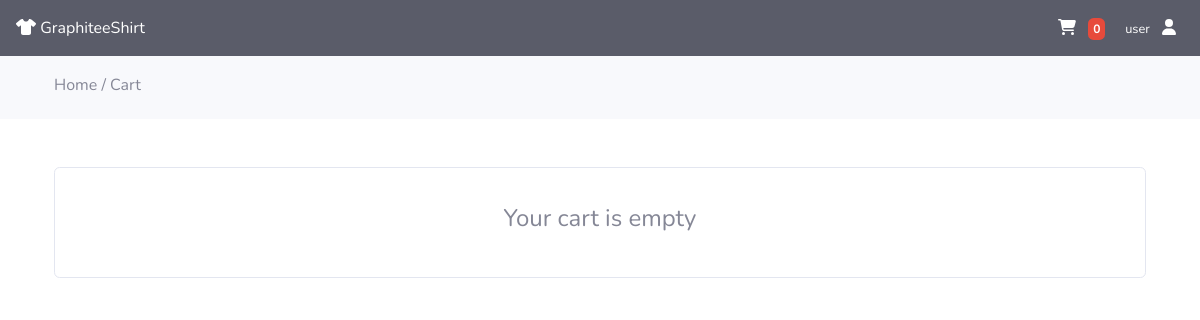
Page /cart.php (signed in) on the earlier database version.
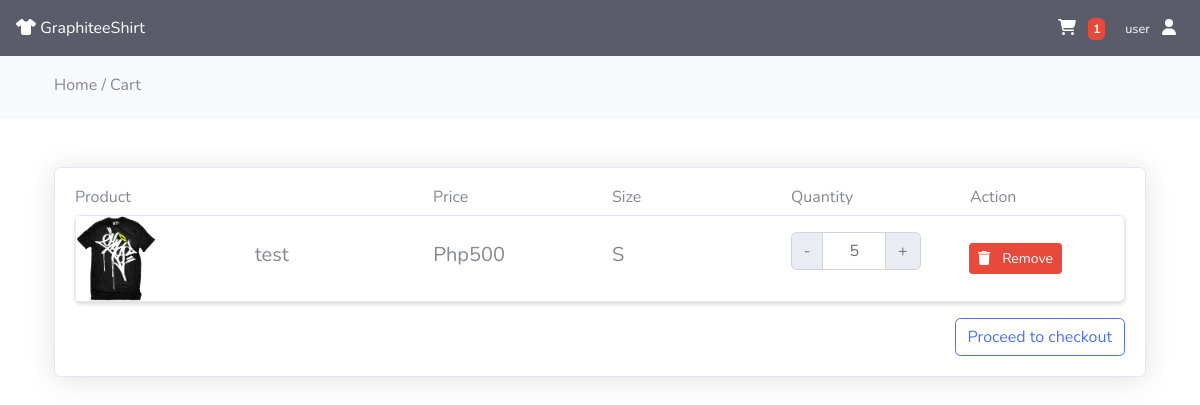
Same page on the later database version.
### tables this page shows
CREATE TABLE `carts` (
  `id` int(11) NOT NULL,
  `user_id` int(11) NOT NULL,
  `prod_id` int(11) NOT NULL,
  `prod_qty` int(11) NOT NULL,
  `created_at` timestamp NOT NULL DEFAULT current_timestamp(),
  `size` varchar(255) NOT NULL
);

CREATE TABLE `products` (
  `id` int(11) NOT NULL,
  `name` varchar(255) NOT NULL,
  `slug` varchar(255) NOT NULL,
  `image` varchar(255) NOT NULL,
  `description` text NOT NULL,
  `price` int(11) NOT NULL,
  `quantity` int(11) NOT NULL
);

### classes/connectiondb.php (called while the page is built, shortened)
<?php
class connection
{
    protected function connect()
    {
        try {
            $servername = "localhost";
            $username = "root";
            $password = "";
            $conn = new PDO("mysql:host=$servername;dbname=ooplogin", $username, $password);
            $conn->setAttribute(PDO::ATTR_ERRMODE, PDO::ERRMODE_EXCEPTION);
            return $conn;
        } catch (PDOException $e) {
            echo "Connection failed: " . $e->getMessage();
            die();
        }
    }
}

### classes/viewproductModel.php (called while the page is built, shortened)
<?php
class viewproducts extends connection
{
    function getcartItems()
    {
        $userId = $_SESSION['userid'];
        $sql = "SELECT c.id as cid, c.prod_id, c.prod_qty, c.size, p.id as pid, p.name, p.image, p.price FROM carts c, products p
        WHERE c.prod_id=p.id AND c.user_id='$userId' ORDER BY c.id DESC ";
        $stmt = $this->connect()->prepare($sql);
        $stmt->execute();
        return $stmt;
    }
    function cartCount($user_id)
    {
        $sql = "SELECT * FROM carts WHERE user_id=$user_id";
        $stmt = $this->connect()->prepare($sql);
        $stmt->execute();
        $count = $stmt->rowCount();
        return $count;
    }
}

### cart.php (the view, shortened to what the changed rows need)
<?php
if (!isset($_SESSION["userid"])) {
    $style = "style='display:none;'";
    $toggle = "";
} else {
    $style = "style='display:inline;'";
    include "classes/connectiondb.php";
    include "classes/viewproductModel.php";
    $count = new viewproducts();
    $cartCount = $count->cartCount($_SESSION["userid"]);
}
?>
<!DOCTYPE html>
<html lang="en">
<head>
    <link href="https://cdn.jsdelivr.net/npm/bootstrap@5.2.0/dist/css/bootstrap.min.css" rel="stylesheet">
    <link href="vendors/fontawesome-free/css/all.min.css" rel="stylesheet" type="text/css">
    <link href="dashboard/css/sb-admin-2.min.css" rel="stylesheet">
    <link href="vendors/datatables/dataTables.bootstrap4.min.css" rel="stylesheet">
    <link rel="stylesheet" href="https://cdnjs.cloudflare.com/ajax/libs/font-awesome/6.1.2/css/all.min.css">
    <link rel="stylesheet" href="//cdn.jsdelivr.net/npm/alertifyjs@1.13.1/build/css/alertify.min.css" />
</head>
<body>
    <nav class="navbar navbar-expand navbar-light bg-dark static-top ">
        <ul class="navbar-nav ml-auto">
            <li class="nav-item dropdown no-arrow mx-1">
                <a class="nav-link dropdown-toggle" href="cart.php" id="messagesDropdown" role="button" aria-haspopup="true" aria-expanded="false">
                    <i class="fa fa-shopping-cart me-2 text-white" <?php echo $style; ?>></i>
                    <span class="badge badge-danger badge-counter" <?php echo $style; ?>><?php echo $cartCount; ?></span>
                </a>
            </li>
        </ul>
    </nav>
    <div class="row">
        <div class="py-5">
            <div class="container">
                <div id="myCart">
                    <?php
                    $viewCart = new viewproducts();
                    $cart = $viewCart->getcartItems();
                    if ($cart->rowCount() > 0) {
                    ?>
                        <div class="card card-body shadow">
                            <div class="row">
                                <div class="col-md-12">
                                    <div class="row align-items-center">
                                        <div class="col-md-4">
                                            <h6>Product</h6>
                                        </div>
                                        <div class="col-md-2">
                                            <h6>Price</h6>
                                        </div>
                                        <div class="col-md-2">
                                            <h6>Size</h6>
                                        </div>
                                        <div class="col-md-2">
                                            <h6>Quantity</h6>
                                        </div>
                                        <div class="col-md-2">
                                            <h6>Action</h6>
                                        </div>
                                    </div>
                                    <div id="">
                                        <?php
                                        foreach ($cart as $items) {
                                        ?>
                                            <div class="card product_data shadow-sm mb-3">
                                                <div class="row align-items-center">
                                                    <div class="col-md-2">
                                                        <img src="uploads/<?= $items['image']; ?>" alt="Image" width="80px">
                                                    </div>
                                                    <div class="col-md-2">
                                                        <h5><?= $items['name']; ?></h5>
                                                    </div>
                                                    <div class="col-md-2">
                                                        <h5>Php<?= $items['price']; ?></h5>
                                                    </div>
                                                    <div class="col-md-2">
                                                        <h5><?= $items['size']; ?></h5>
                                                    </div>
                                                    <div class="col-md-2">
                                                        <div class="input-group mb-3" style="width:130px">
                                                            <button class="input-group-text decerement_btn updateQty">-</button>
                                                            <input type="text" class="form-control text-center qty_input bg-white" disabled value="<?= $items['prod_qty']; ?>">
                                                            <button class="input-group-text increment_btn updateQty">+</button>
                                                        </div>
                                                    </div>
                                                    <div class="col-md-2">
                                                        <button class="btn btn-danger btn-sm deleteCart" value=" <?= $items['cid'] ?>">
                                                            <i class="fa fa-trash me-2"></i> Remove
                                                        </button>
                                                    </div>
                                                </div>
                                            </div>
                                        <?php
                                        }
                                        ?>
                                        <div class="float-end">
                                            <a href="checkout.php" class="btn btn-outline-primary">Proceed to checkout</a>
                                        </div>
                                    <?php
                                } else {
                                    ?>
                                        <div class="card card-body">
                                            <h4 class="py-3 text-center">Your cart is empty</h4>
                                        </div>
                                    <?php
                                }
                                    ?>
                                    </div>
                                </div>
                            </div>
                        </div>
                </div>
            </div>
        </div>
</body>
</html>

Differences in the rows shown:
added carts: products.image (picture), products.name "test", products.price "500", size "S", prod_qty "5", $items['cid'] 20 (drawn)
Other differences:
$cartCount: "0" → "1"
text no longer shown: "Your cart is empty"
text now shown: "Product Price Size Quantity Action Proceed to checkout"
